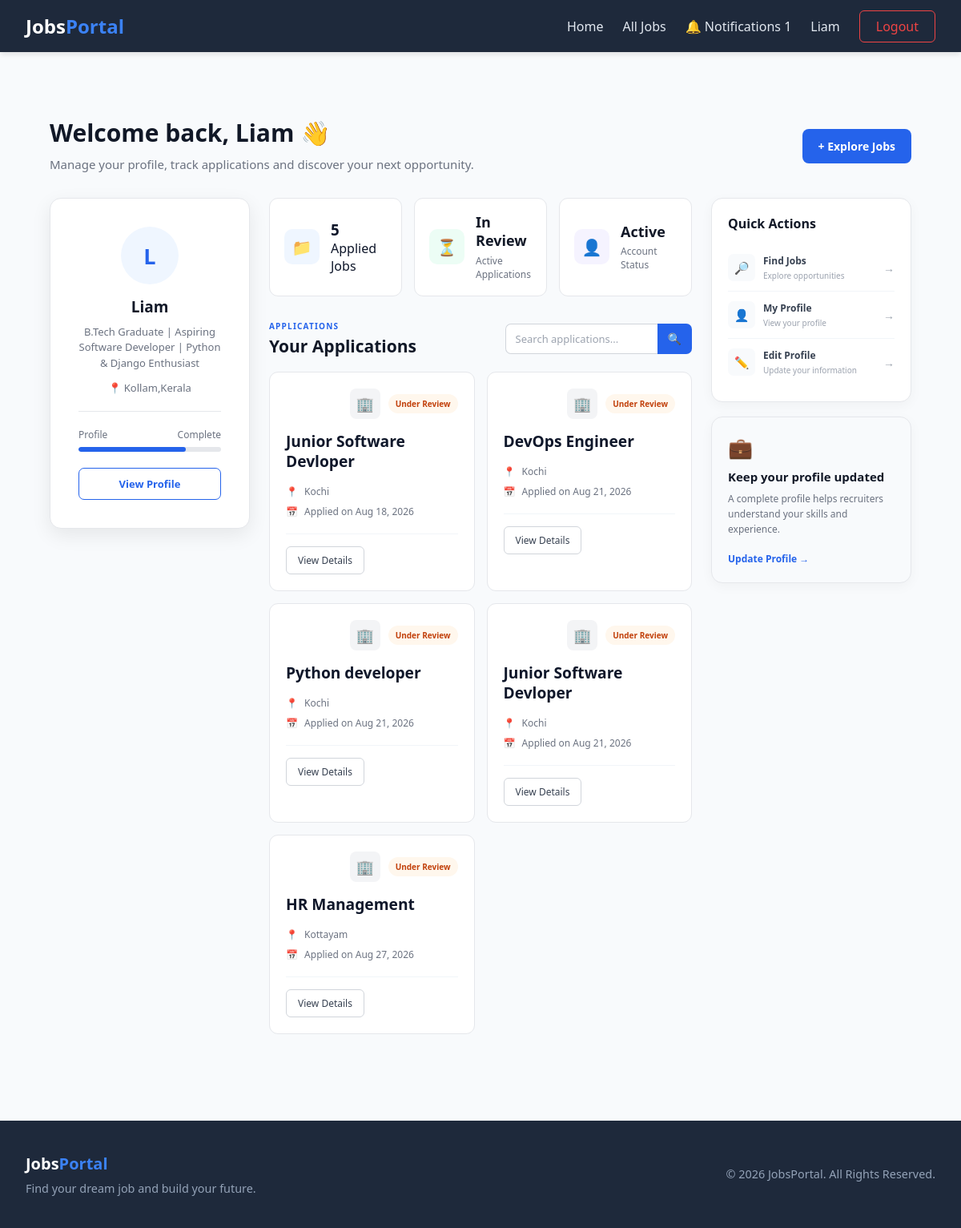
Page /user-dashboard (signed in) on the committed database.
### jobs/models.py (models this page shows, shortened)
class Profile(models.Model):
    user=models.OneToOneField(User,on_delete=models.CASCADE, related_name='user')
    dob=models.DateField(null=True,blank=True)
    phone=models.CharField(max_length=12,blank=True)
    place=models.CharField(max_length=50,blank=True)
    qualification=models.CharField(max_length=50,blank=True)
    headline=models.CharField(max_length=200,blank=True)

class Applications(models.Model):
    job=models.ForeignKey(Jobs,on_delete=models.CASCADE)
    user=models.ForeignKey(User,on_delete=models.CASCADE)
    resume=models.FileField(blank=True,upload_to='resume')
    date=models.DateField(auto_now_add=True)

class Jobs(models.Model):
    title=models.CharField(max_length=100)
    sector=models.ForeignKey(Sectors,on_delete=models.CASCADE)
    company=models.ForeignKey(Company,on_delete=models.CASCADE)
    location=models.CharField(max_length=50)
    description=models.TextField()
    salary=models.CharField(max_length=50)
    post_date=models.DateField(auto_now_add=True)
    slug=models.SlugField(blank=True)
    is_active=models.BooleanField(default=True)
    end_date=models.DateField()

### jobs/views.py (the view)
# urls.py: path("user-dashboard",views.userDashboard,name="user_dashboard"),
@login_required
def userDashboard(request):
    if request.user.is_superuser:
        return redirect("admin_dashboard")
    profile = Profile.objects.get(user__id=request.user.id)
    applied_jobs = Applications.objects.select_related("job").filter(user_id=request.user.id)
    return render(request,"user-dashboard.html",{"applied_jobs": applied_jobs,"p": profile})

### jobs/context_processors.py (called while the page is built)
def allSectors(request):
    all_sectors=Sectors.objects.all()
    return dict(sectors=all_sectors)

def notification_count(request):
    if request.user.is_authenticated and not request.user.is_superuser:
        count = Notification.objects.filter(user=request.user, is_read=False).count()
        return { "notification_count": count}
    return {"notification_count": 0}

### templates/user-dashboard.html (shortened to what this page needs)
{% extends 'base.html' %}
{% load static %}
{% block extra_css %}
<link rel="stylesheet" href="{% static 'css/styles.css' %}">
{% endblock %}
{% block content %}
<div class="dashboard-container">
    <div class="dashboard-top">
        <div>
            <h1>
                Welcome back,
                {{ user.first_name|default:user.username }} 👋
            </h1>
            <p class="dashboard-subtitle">
                Manage your profile, track applications and discover your next opportunity.
            </p>
        </div>
        <a href="{% url 'all_jobs' %}" class="dashboard-explore-btn">
            + Explore Jobs
        </a>
    </div>
    <div class="dashboard-layout">
        <aside class="profile-sidebar">
            <div class="profile-card">
                <div class="profile-avatar">
                    {{ user.first_name|first|upper }}
                </div>
                <h2>
                    {{ p.user.first_name|default:p.user.username }}
                </h2>
                <p class="profile-headline">
                    {{ p.headline|default:"Add your professional headline" }}
                </p>
                <div class="profile-location">
                    📍 {{ p.place|default:"Location not added" }}
                </div>
                <div class="profile-divider"></div>
                <div class="profile-completion">
                    <div class="completion-header">
                        <span>Profile</span>
                        <span>Complete</span>
                    </div>
                    <div class="completion-bar">
                        <div class="completion-progress"></div>
                    </div>
                </div>
                <a href="{% url 'view_profile' %}" class="view-profile-btn">
                    View Profile
                </a>
            </div>
        </aside>
        <div class="dashboard-main">
            <div class="stats-grid">
                <div class="state-card">
                    <div class="stat-icon blue">📁</div>
                    <div class="state-info">
                        <h3>{{ applied_jobs|length }}</h3>
                        <p>Applied Jobs</p>
                    </div>
                </div>
                <div class="state-card">
                    <div class="stat-icon green">⏳</div>
                    <div class="stat-info">
                        <h3>In Review</h3>
                        <p>Active Applications</p>
                    </div>
                </div>
                <div class="state-card">
                    <div class="stat-icon purple">👤</div>
                    <div class="stat-info">
                        <h3>Active</h3>
                        <p>Account Status</p>
                    </div>
                </div>
            </div>
            <div class="section-header">
                <div>
                    <p class="section-label">APPLICATIONS</p>
                    <h2>Your Applications</h2>
                </div>
                <form method="get" class="dashboard-search">
                    <div class="search-input-group">
                        <input
                            type="text"
                            name="search"
                            placeholder="Search applications..."
                            value="{{ request.GET.search }}"
                        >
                        <button type="submit" class="btn-search">
                            🔍
                        </button>
                    </div>
                </form>
            </div>
            {% if applied_jobs %}
                <div class="dashboard-jobs-grid">
                    {% for application in applied_jobs %}
                        <div class="dashboard-job-card">
                            <div class="job-card-header">
                                <div class="company-badge">
                                    🏢
                                </div>
                                <span class="status-badge badge-pending">
                                    Under Review
                                </span>
                            </div>
                            <h3 class="job-title">
                                {{ application.job.title }}
                            </h3>
                            <div class="job-details">
                                <p class="job-detail-item">
                                    <span>📍</span>
                                    {{ application.job.location|default:"Remote / Flexible" }}
                                </p>
                                <p class="job-detail-item">
                                    <span>📅</span>
                                    Applied on {{ application.date|date:"M d, Y" }}
                                </p>
                            </div>
                            <div class="job-card-footer">
                                <a href="{% url 'job_detail' application.job.id %}"
                                   class="btn-outline">
                                    View Details
                                </a>
                            </div>
                        </div>
                    {% endfor %}
                </div>
            {% endif %}
            </div>
        <aside class="dashboard-sidebar">
            <div class="sidebar-card">
                <h3>Quick Actions</h3>
                <a href="{% url 'all_jobs' %}" class="quick-action">
                    <span class="action-icon">🔎</span>
                    <div>
                        <strong>Find Jobs</strong>
                        <small>Explore opportunities</small>
                    </div>
                    <span class="action-arrow">→</span>
                </a>
                <a href="{% url 'view_profile' %}" class="quick-action">
                    <span class="action-icon">👤</span>
                    <div>
                        <strong>My Profile</strong>
                        <small>View your profile</small>
                    </div>
                    <span class="action-arrow">→</span>
                </a>
                <a href="{% url 'edit_profile' %}" class="quick-action">
                    <span class="action-icon">✏️</span>
                    <div>
                        <strong>Edit Profile</strong>
                        <small>Update your information</small>
                    </div>
                    <span class="action-arrow">→</span>
                </a>
            </div>
            <div class="sidebar-card career-card">
                <div class="career-icon">
                    💼
                </div>
                <h3>Keep your profile updated</h3>
                <p>
                    A complete profile helps recruiters understand your skills
                    and experience.
                </p>
                <a href="{% url 'edit_profile' %}">
                    Update Profile →
                </a>
            </div>
        </aside>
    </div>
</div>
{% endblock %}

### templates/base.html (shortened to what this page needs)
{% load static %}
<!DOCTYPE html>
<html lang="en">
<head>
    <link rel="stylesheet" href="{% static 'css/base.css' %}">
    {% block extra_css %}{% endblock %}
</head>
<body>
    <nav class="navbar">
        <div class="nav-container">
            <a href="{% url 'home' %}" class="logo">
                Jobs<span>Portal</span>
            </a>
            <ul class="nav-menu">
                <li>
                    <a href="{% url 'home' %}">
                        Home
                    </a>
                </li>
                {% if user.is_authenticated %}
                    <li>
                        <a href="{% url 'all_jobs' %}">
                            All Jobs
                        </a>
                    </li>
                    {% if not user.is_superuser %}
                        <li>
                            <a href="{% url 'notifications' %}">
                                🔔 Notifications
                                {% if notification_count > 0 %}
                                    <span class="notification-badge">
                                        {{ notification_count }}
                                    </span>
                                {% endif %}
                            </a>
                        </li>
                    {% endif %}
                    {% if user.is_superuser %}
                        <li>
                            <a href="{% url 'admin_dashboard' %}"
                               class="user-link">
                                {{ user.username }}
                            </a>
                        </li>
                    {% else %}
                        <li>
                            <a href="{% url 'user_dashboard' %}"
                               class="user-link">
                                {{ user.first_name }}
                            </a>
                        </li>
                    {% endif %}
                    <li>
                        <a href="{% url 'logout' %}"
                           class="btn-logout">
                            Logout
                        </a>
                    </li>
                {% endif %}
            </ul>
        </div>
    </nav>
    <main class="main-content">
        {% block content %}
        {% endblock %}
    </main>
    <footer class="footer">
        <div class="footer-container">
            <div class="footer-brand">
                <h3>
                    Jobs<span>Portal</span>
                </h3>
                <p>
                    Find your dream job and build your future.
                </p>
            </div>
            <div class="footer-copyright">
                <p>
                    &copy; 2026 JobsPortal. All Rights Reserved.
                </p>
            </div>
        </div>
    </footer>
</body>
</html>

### static/css/base.css (style rules this page uses)
* { margin: 0; padding: 0; box-sizing: border-box; font-family: 'Segoe UI', Tahoma, Geneva, Verdana, sans-serif; }
:root { --primary-color: #3b82f6; --primary-hover: #2563eb; --nav-bg: #1e293b; --bg-color: #f8fafc; --text-dark: #0f172a; --text-light: #ffffff; --text-muted: #94a3b8; }
body { background-color: var(--bg-color); color: var(--text-dark); display: flex; flex-direction: column; min-height: 100vh; }
.navbar { background-color: var(--nav-bg); padding: 1rem 0; box-shadow: 0 4px 6px -1px rgba(0, 0, 0, 0.1); }
.nav-container { max-width: 1200px; margin: 0 auto; padding: 0 2rem; display: flex; justify-content: space-between; align-items: center; }
.logo { font-size: 1.5rem; font-weight: 700; color: var(--text-light); text-decoration: none; }
.logo span { color: var(--primary-color); }
.nav-menu { display: flex; list-style: none; align-items: center; gap: 1.5rem; margin: 0; padding: 0; }
.nav-menu li { list-style: none; }
.nav-menu a { text-decoration: none; color: #e2e8f0; font-weight: 500; transition: color 0.2s ease; }
.btn-logout { border: 1px solid #ef4444; color: #ef4444 !important; padding: 0.5rem 1.25rem; border-radius: 6px; }
.main-content { flex: 1; max-width: 1200px; width: 100%; margin: 3rem auto; padding: 0 2rem; }
.footer { background-color: var(--nav-bg); color: var(--text-light); padding: 2.5rem 0; margin-top: auto; }
.footer-container { max-width: 1200px; margin: 0 auto; padding: 0 2rem; display: flex; justify-content: space-between; align-items: center; }
.footer-brand h3 { font-size: 1.25rem; margin-bottom: 0.5rem; }
.footer-brand span { color: var(--primary-color); }
.footer-brand p, .footer-copyright p { color: var(--text-muted); font-size: 0.9rem; }

### rows in the picture
Profile: user.first_name "Liam", headline "B.Tech Graduate | Aspiring Software Developer | Python & Django Enthusiast", place "Kollam,Kerala"
Applications: job "Junior Software Devloper", job.location "Kochi", date "Aug 18, 2026"
Applications: job "DevOps Engineer", job.location "Kochi", date "Aug 21, 2026"
Applications: job "Python developer", job.location "Kochi", date "Aug 21, 2026"
Applications: job "Junior Software Devloper", job.location "Kochi", date "Aug 21, 2026"
Applications: job "HR Management", job.location "Kottayam", date "Aug 27, 2026"

### other values in the picture
{{ notification_count }} "1"
{{ user.first_name }} "Liam"
{{ user.first_name|default:user.username }} "Liam"
{{ user.first_name|first|upper }} "L"
{{ applied_jobs|length }} "5"
